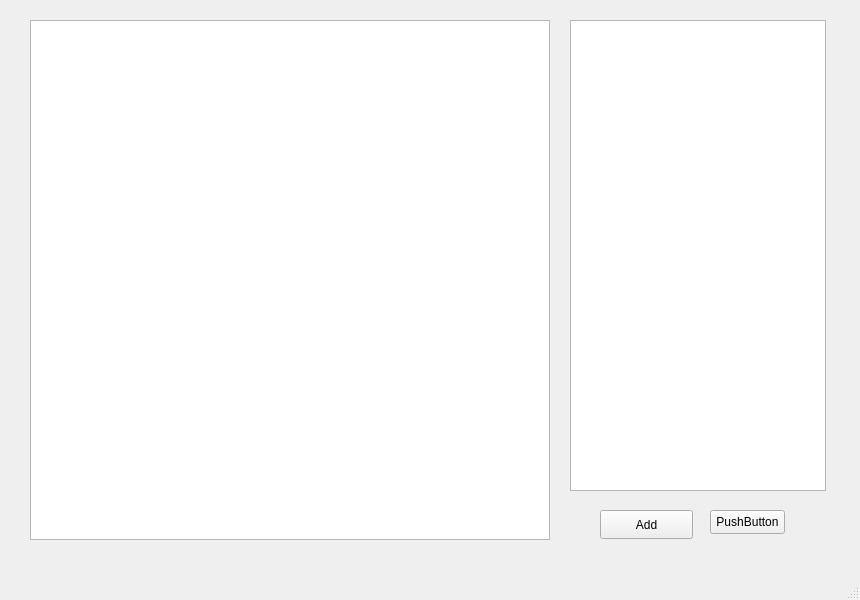
<?xml version="1.0" encoding="UTF-8"?>
<ui version="4.0">
 <class>MainWindow</class>
 <widget class="QMainWindow" name="MainWindow">
  <property name="geometry">
   <rect>
    <x>0</x>
    <y>0</y>
    <width>860</width>
    <height>600</height>
   </rect>
  </property>
  <property name="maximumSize">
   <size>
    <width>860</width>
    <height>16777215</height>
   </size>
  </property>
  <property name="windowTitle">
   <string>MainWindow</string>
  </property>
  <widget class="QWidget" name="centralwidget">
   <widget class="QListWidget" name="listWidget">
    <property name="geometry">
     <rect>
      <x>570</x>
      <y>20</y>
      <width>256</width>
      <height>471</height>
     </rect>
    </property>
    <property name="selectionMode">
     <enum>QAbstractItemView::NoSelection</enum>
    </property>
   </widget>
   <widget class="QPushButton" name="addButton">
    <property name="geometry">
     <rect>
      <x>600</x>
      <y>510</y>
      <width>93</width>
      <height>29</height>
     </rect>
    </property>
    <property name="text">
     <string>Add</string>
    </property>
   </widget>
   <widget class="QPushButton" name="pushButton">
    <property name="geometry">
     <rect>
      <x>710</x>
      <y>510</y>
      <width>75</width>
      <height>24</height>
     </rect>
    </property>
    <property name="text">
     <string>PushButton</string>
    </property>
   </widget>
   <widget class="GraphicsView" name="graphicsView">
    <property name="geometry">
     <rect>
      <x>30</x>
      <y>20</y>
      <width>520</width>
      <height>520</height>
     </rect>
    </property>
    <property name="verticalScrollBarPolicy">
     <enum>Qt::ScrollBarAlwaysOff</enum>
    </property>
    <property name="horizontalScrollBarPolicy">
     <enum>Qt::ScrollBarAlwaysOff</enum>
    </property>
   </widget>
  </widget>
  <widget class="QMenuBar" name="menubar">
   <property name="geometry">
    <rect>
     <x>0</x>
     <y>0</y>
     <width>860</width>
     <height>21</height>
    </rect>
   </property>
  </widget>
  <widget class="QStatusBar" name="statusbar"/>
 </widget>
 <customwidgets>
  <customwidget>
   <class>GraphicsView</class>
   <extends>QGraphicsView</extends>
   <header location="global">graphicsview.h</header>
  </customwidget>
 </customwidgets>
 <resources/>
 <connections/>
</ui>
